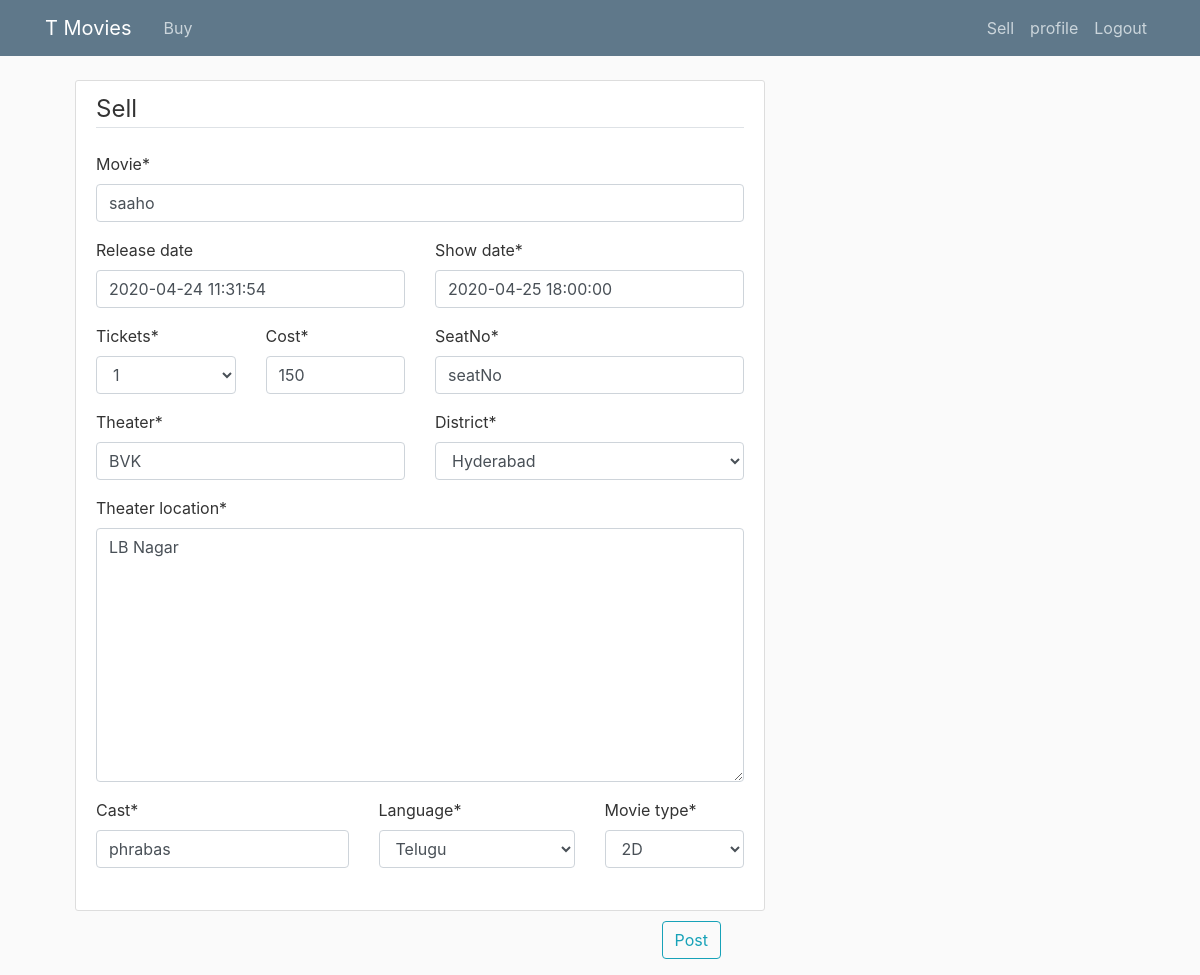
The app's page /post/1/update/ (signed in) with its own data.
### post/models.py (models this page shows, shortened)
class Post(models.Model):
    movie= models.CharField(max_length=100)
    date_posted = models.DateTimeField(default=timezone.now)
    release_date=models.DateTimeField(blank=True,null=True)
    show_date=models.DateTimeField()
    cost=models.IntegerField()
    no_tickets=[
        ('1','1'),
        ('2','2'),
        ('3','3'),
        ('4','4'),
        ('5','5'),
        ('6','6'),
    ]
    tickets=models.CharField(max_length=10,choices=no_tickets,default='two')
    seatNo=models.CharField(max_length=100)
    theater=models.CharField(max_length=100)
    district_choice=[
        ('adilabad','Adilabad'),
        ('kothagudem','Kothagudem'),
        ('hyderabad','Hyderabad'),
        ('jagitial','Jagitial'),
        ('bhupalpalle','Bhupalpalle'),
        ('gadwal','Gadwal'),
        ('kamareddy','Kamareddy'),
        ('karimnagar','Karimnagar'),
        ('khammam','Khammam'),
        ('komaram bheem','Komaram Bheem'),
        ('mahabubabad','Mahabubabad'),
        ('mahabubnagar','Mahabubnagar'),
        ('mancherial','Mancherial'),
        ('medak','Medak'),
        ('medchal','Medchal'),
        ('mulugu','Mulugu'),
        ('nagarkurnool','Nagarkurnool'),
        ('narayanpet','Narayanpet'),
        ('nalgonda','Nalgonda'),
        ('nirmal','Nirmal'),
        ('nizamabad','Nizamabad'),
        ('peddapalli','Peddapalli'),
        ('sircilla','Sircilla'),
        ('ranga Reddy','Ranga Reddy'),
        ('sangareddy','Sangareddy'),
        ('siddipet','Siddipet'),
        ('suryapet','Suryapet'),
        ('vikarabad','Vikarabad'),
        ('wanaparthy','Wanaparthy'),
        ('warangal','Warangal'),
        ('yadadri bhuvanagiri','Yadadri Bhuvanagiri'),
    ]
    district=models.CharField(max_length=20,choices=district_choice,default='hyderabad')
    theater_location=models.TextField()
    cast=models.CharField(max_length=100)
    language_Choice=[
        ('Telugu','Telugu'),
        ('Hindi','Hindi'),
        ('English','English'),
        ('Malayalam','Malayalam'),
        ('kannada','kannada'),
    ]
    language=models.CharField(max_length=10, choices=language_Choice,default='Telugu')
    movie_Type=[
        ('2d','2D'),
        ('3d','3D'),
        ('imax2d','IMAX 2D'),
        ('imax3d','IMAX 3D'),
        ('4dx','4DX'),
        ('4dx3d','4DX 3D'),
        ('mx4d','MX4D'),
    ]
    movie_type=models.CharField(max_length=7, choices=movie_Type,default='2d')
    seller=models.ForeignKey(User,on_delete=models.CASCADE)

### post/views.py (the view, shortened to what this page needs)
class PostUpdateView(LoginRequiredMixin,UserPassesTestMixin,UpdateView):
    model= Post
    fields=['movie','release_date','show_date','cost','tickets','seatNo','theater','district','theater_location','cast','language','movie_type']
    def get_form(self, form_class=None):
        form = super(PostUpdateView, self).get_form(form_class)
        form.fields['release_date'].widget = forms.TextInput(attrs={'placeholder':'2020-04-29 11:31:54'})
        return form
    def test_func(self):
        post=self.get_object()
        if self.request.user == post.seller:
            return True
        return False

### post/templates/post/post_form.html (shortened to what this page needs)
{% extends "post/base.html"%}
{% load crispy_forms_tags %}
{% block content%}
    <div class="content-section">
        <form method="POST">
            <fieldset class="form-group">
                <legend class="border-bottom mb-4"> Sell </legend>
                {{ form.movie|as_crispy_field }}
                <form class="form-horizontal">
                    <div class="row">
                        <div class="form-group col-md-6 mb-0">
                            {{ form.release_date |as_crispy_field }}
                        </div>
                        <div class="form-group col-md-6 mb-0">
                            {{ form.show_date |as_crispy_field }}
                        </div>
                    </div>
                    <div class="row">
                        <div class="form-group col-md-3 mb-0">
                            {{ form.tickets |as_crispy_field }}
                        </div>
                        <div class="form-group col-md-3 mb-0">
                            {{ form.cost |as_crispy_field }}
                        </div>
                        <div class="form-group col-md-6 mb-0">
                            {{ form.seatNo |as_crispy_field }}
                        </div>
                    </div>
                    <div class="row">
                        <div class="form-group col-md-6 mb-0">
                            {{ form.theater|as_crispy_field }}
                        </div>
                        <div class="form-group col-md-6 mb-0">
                            {{ form.district |as_crispy_field }}
                        </div>
                    </div>
                    {{ form.theater_location |as_crispy_field }}
                    <div class="row">
                        <div class="form-group col-md-5 mb-0">
                            {{ form.cast |as_crispy_field }}
                        </div>
                        <div class="form-group col-md-4 mb-0">
                            {{ form.language |as_crispy_field }}
                        </div>
                        <div class="form-group col-md-3 mb-0">
                            {{ form.movie_type|as_crispy_field }}
                        </div>
                    </div>
                </div>
            <div class="form-group">
                <button style="margin-left:85%;" class="btn btn-outline-info"type="submit">Post</button>
            </div>
    </div>
{% endblock content %}

### post/static/post/main.css (style rules this page uses)
body { background: #fafafa; color: #333333; margin-top: 5rem; }
.content-section { background: #ffffff; padding: 10px 20px; border: 1px solid #dddddd; border-radius: 3px; margin-bottom: 10px; }

### records on screen
Post: movie "saaho", release_date "2020-04-24 11:31:54", show_date "2020-04-25 18:00:00", tickets "1", cost "150", seatNo "seatNo", theater "BVK", district "Hyderabad", theater_location "LB Nagar", cast "phrabas", language "Telugu", movie_type "2D"
